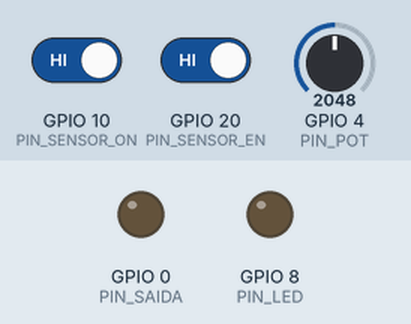
This sketch was run on a simulated ESP32-C3. Shown: output pins drawn as LEDs (lit = HIGH). The test bench sets the inputs (shaded band); at power-on: GPIO 10 (PIN_SENSOR_ON) HIGH, GPIO 20 (PIN_SENSOR_EN) HIGH, GPIO 4 (PIN_POT) = 2048.

Above: at 1.3 s.
1.4 s: GPIO 10 (PIN_SENSOR_ON) driven LOW
At 2.0 s:
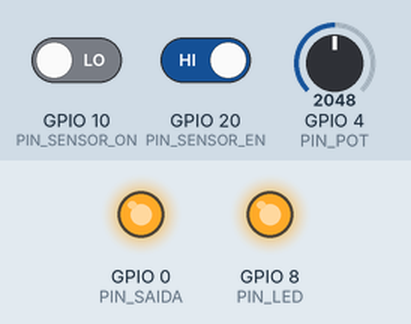
2.9 s: GPIO 20 (PIN_SENSOR_EN) driven LOW
At 4.2 s:
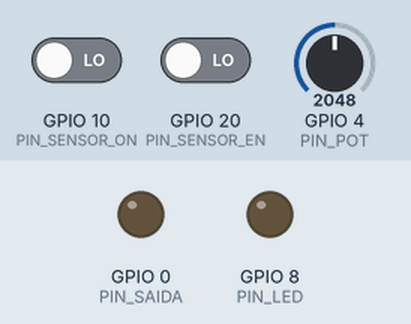
Timing chart, 0 to 5.9 s (numbered marks = the images above; inputs shaded):
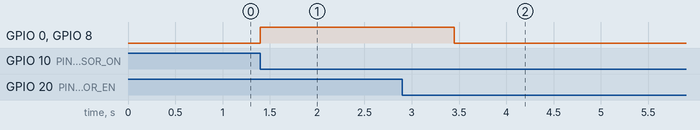

The sketch:

esp32_controle_v2.ino
```cpp
// =============================================================
//  ESP32-C3 — Controle Industrial Robusto
//  Versão: 2.1.0
//
//  Alterações v2.1.0:
//    - configurarWatchdog(): atualizado para API do ESP-IDF 5.x
//      (Arduino Core 3.x). A função esp_task_wdt_init() passou a
//      receber um ponteiro para esp_task_wdt_config_t em vez de
//      dois parâmetros avulsos (timeout + panic).
//    - desativarRadio(): corrigida sequência de desligamento WiFi
//      para o Core 3.x: segundo parâmetro 'true' em disconnect()
//      apaga credenciais do NVS e evita tentativa de reconexão.
//      btStop() protegido com #ifdef CONFIG_BT_ENABLED para não
//      gerar warning em builds sem BLE habilitado.
//    - Demais funções: sem alterações (auditoria confirmou OK).
//
//  Melhorias herdadas da v2.0.0:
//    - WiFi e Bluetooth completamente desativados
//    - Watchdog por hardware com reset por pânico (5s)
//    - Máquina de estados com ações de entrada explícitas
//    - Debounce implementado na própria ISR
//    - Timeout de segurança no estado LIGADO
//    - Leitura do potenciômetro com taxa controlada
//    - Detecção de reset por WDT (pisca LED ao reiniciar)
//    - Yield cooperativo para o RTOS
// =============================================================

#include <Arduino.h>
#include <WiFi.h>            // Necessário apenas para desligar o rádio
#include <esp_task_wdt.h>    // Watchdog por hardware
#include <esp_system.h>      // esp_reset_reason()

// -------------------------------------------------------------
//  PARÂMETROS — ajuste conforme a aplicação
// -------------------------------------------------------------

// Watchdog: se o loop() não responder em X segundos → reset
#define WDT_TIMEOUT_S          5

// Timeout de segurança: se ficar em LIGADO sem receber o sinal
// de disable por mais de X ms, volta para IDLE por segurança.
// Ajuste para ser maior que o ciclo máximo da máquina.
#define TIMEOUT_LIGADO_MS  30000UL

// Debounce mínimo dos sensores (filtro na própria ISR)
#define DEBOUNCE_MS            5UL

// Intervalo de leitura do potenciômetro (ms)
// Não lê a cada iteração — evita ruído e poupa CPU
#define POT_INTERVALO_MS     200UL

// Limites de delay ajustável pelo potenciômetro
#define DELAY_MIN_MS         100
#define DELAY_MAX_MS        1000

// -------------------------------------------------------------
//  PINOS
// -------------------------------------------------------------
#define PIN_SENSOR_ON   10   // Sensor indutivo: borda de subida aciona saída
#define PIN_SENSOR_EN   20   // Sensor de presença: borda de descida inicia disable
#define PIN_LED          8   // LED de status onboard
#define PIN_SAIDA        0   // Saída de controle (relé, optoacoplador, etc.)
#define PIN_POT          4   // Potenciômetro de ajuste de delay (ADC)

// -------------------------------------------------------------
//  MÁQUINA DE ESTADOS
// -------------------------------------------------------------
typedef enum {
    EST_IDLE,              // Saída desligada, aguardando sensor ON
    EST_LIGADO,            // Saída ligada, aguardando sensor EN
    EST_AGUARDA_DESLIGAR   // Saída ligada, temporizando antes de desligar
} Estado_t;

const char* nomeEstado[] = { "IDLE", "LIGADO", "AGUARDA_DESLIGAR" };

// -------------------------------------------------------------
//  VARIÁVEIS GLOBAIS
// -------------------------------------------------------------

// Flags de eventos — escritas pelas ISRs, lidas e zeradas no loop
volatile bool     g_flagOn = false;
volatile bool     g_flagEn = false;

// Timestamps das últimas bordas (para debounce na ISR)
volatile uint32_t g_tsUltOn = 0;
volatile uint32_t g_tsUltEn = 0;

// Estado atual da máquina
Estado_t g_estado   = EST_IDLE;
uint32_t g_tsEntrou = 0;       // millis() quando entrou no estado atual

// Delay ajustável (ms) — atualizado periodicamente pelo pot
uint32_t g_delayMs    = 500;
uint32_t g_tsUltPot   = 0;

// =============================================================
//  ISRs — executadas em hardware, nunca perdem bordas
// =============================================================

void IRAM_ATTR isr_sensorOn() {
    uint32_t agora = millis();
    // Só aceita se EN estiver inativo E passou o tempo de debounce
    if (digitalRead(PIN_SENSOR_EN) == HIGH &&
        (agora - g_tsUltOn) >= DEBOUNCE_MS) {
        g_flagOn  = true;
        g_tsUltOn = agora;
    }
}

void IRAM_ATTR isr_sensorEn() {
    uint32_t agora = millis();
    if ((agora - g_tsUltEn) >= DEBOUNCE_MS) {
        g_flagEn  = true;
        g_tsUltEn = agora;
    }
}

// =============================================================
//  FUNÇÕES AUXILIARES
// =============================================================

// Desliga completamente WiFi e Bluetooth
// ── ALTERAÇÃO v2.1.0 ─────────────────────────────────────────
// WiFi.disconnect() agora recebe segundo parâmetro 'true' para
// apagar credenciais salvas no NVS (novo comportamento do Core 3.x
// que tenta reconectar automaticamente se as credenciais persistirem).
// btStop() protegido com #ifdef: o ESP32-C3 só tem BLE, e em algumas
// configurações de build o controlador BT não está habilitado —
// chamar btStop() sem BT habilitado gera warning no Core 3.x.
// ─────────────────────────────────────────────────────────────
void desativarRadio() {
    WiFi.disconnect(true, true); // true, true = desliga + apaga NVS
    WiFi.mode(WIFI_OFF);
#ifdef CONFIG_BT_ENABLED
    btStop();
#endif
}

// Configura watchdog por hardware
// ── ALTERAÇÃO v2.1.0 ─────────────────────────────────────────
// No ESP-IDF 5.x (Arduino Core 3.x) a assinatura de
// esp_task_wdt_init() mudou: em vez de (uint32_t, bool), recebe
// um ponteiro para esp_task_wdt_config_t com os campos:
//   .timeout_ms     — timeout em milissegundos (era em segundos)
//   .idle_core_mask — bitmask dos cores monitorados no idle
//                     ESP32-C3 tem apenas core 0, logo bit 0 = 0x01
//   .trigger_panic  — true = reset imediato ao estourar
// A chamada esp_task_wdt_add(NULL) permanece igual: inscreve a
// task atual (loop) no watchdog.
// ─────────────────────────────────────────────────────────────
void configurarWatchdog() {
    esp_task_wdt_config_t wdt_config = {
        .timeout_ms     = WDT_TIMEOUT_S * 1000U,  // converte s → ms
        .idle_core_mask = (1 << 0),                // ESP32-C3: somente core 0
        .trigger_panic  = true                     // reset imediato no estouro
    };
    esp_task_wdt_init(&wdt_config);
    esp_task_wdt_add(NULL); // inscreve a task atual (loop)
}

// Lê e mapeia o potenciômetro para o intervalo de delay
uint32_t lerPotenciometro() {
    int raw = analogRead(PIN_POT);
    return (uint32_t) map(raw, 0, 4095, DELAY_MIN_MS, DELAY_MAX_MS);
}

// Controla as saídas físicas
void setarSaida(bool ligado) {
    digitalWrite(PIN_LED,    ligado ? HIGH : LOW);
    digitalWrite(PIN_SAIDA,  ligado ? HIGH : LOW);
}

// Transição de estado: atualiza o estado e executa ação de entrada
void entrarEstado(Estado_t novo) {
    g_estado   = novo;
    g_tsEntrou = millis();

    switch (novo) {
        case EST_IDLE:
            setarSaida(false);
            break;

        case EST_LIGADO:
            setarSaida(true);
            break;

        case EST_AGUARDA_DESLIGAR:
            setarSaida(true); // saída permanece ligada durante temporização
            break;
    }
}

// Pisca o LED N vezes — usado para indicar reset por WDT
void piscarLED(int vezes, int ms) {
    for (int i = 0; i < vezes * 2; i++) {
        digitalWrite(PIN_LED, i % 2 == 0 ? HIGH : LOW);
        delay(ms);
    }
    digitalWrite(PIN_LED, LOW);
}

// =============================================================
//  SETUP
// =============================================================
void setup() {

    // 1. Desativa rádio imediatamente — antes de qualquer outra coisa
    desativarRadio();

    // 2. Configura pinos
    pinMode(PIN_SENSOR_ON, INPUT_PULLUP);
    pinMode(PIN_SENSOR_EN, INPUT_PULLUP);
    pinMode(PIN_LED,        OUTPUT);
    pinMode(PIN_SAIDA,      OUTPUT);

    // 3. Garante saída em estado seguro (desligado)
    setarSaida(false);

    // 4. Diagnóstico: verifica motivo do último reset
    //    3 piscadas rápidas = o WDT atuou e resetou o dispositivo
    esp_reset_reason_t motivo = esp_reset_reason();
    if (motivo == ESP_RST_TASK_WDT || motivo == ESP_RST_WDT || motivo == ESP_RST_INT_WDT) {
        piscarLED(3, 80); // aviso visual de reset por WDT
        delay(500);
    }

    // 5. Estabilização elétrica — pull-ups e alimentação assentam
    delay(100);

    // 6. Pulso inicial: se EN já estiver ativo na energização,
    //    gera pulso de 500ms e volta para estado seguro
    if (digitalRead(PIN_SENSOR_EN) == LOW) {
        setarSaida(true);
        delay(500);
        setarSaida(false);
    }

    // 7. Leitura inicial do potenciômetro
    g_delayMs  = lerPotenciometro();
    g_tsUltPot = millis();

    // 8. Ativa interrupções de hardware
    attachInterrupt(digitalPinToInterrupt(PIN_SENSOR_ON), isr_sensorOn, FALLING);
    attachInterrupt(digitalPinToInterrupt(PIN_SENSOR_EN), isr_sensorEn, FALLING);

    // 9. Configura e ativa watchdog — SEMPRE por último no setup
    configurarWatchdog();
}

// =============================================================
//  LOOP PRINCIPAL
// =============================================================
void loop() {

    // ── 1. ALIMENTA O WATCHDOG ───────────────────────────────
    // Se esta linha não for executada em WDT_TIMEOUT_S segundos
    // o hardware reseta o ESP32 automaticamente.
    esp_task_wdt_reset();

    // ── 2. ATUALIZA DELAY DO POT (taxa controlada) ───────────
    uint32_t agora = millis();
    if (agora - g_tsUltPot >= POT_INTERVALO_MS) {
        // Não altera delay no meio de uma temporização ativa
        if (g_estado != EST_AGUARDA_DESLIGAR) {
            g_delayMs = lerPotenciometro();
        }
        g_tsUltPot = agora;
    }

    // ── 3. LÊ E LIMPA FLAGS ATOMICAMENTE ────────────────────
    noInterrupts();
    bool gotOn = g_flagOn;
    bool gotEn = g_flagEn;
    g_flagOn   = false;
    g_flagEn   = false;
    interrupts();

    // ── 4. MÁQUINA DE ESTADOS ───────────────────────────────
    switch (g_estado) {

        // -------------------------------------------------
        case EST_IDLE:
        // -------------------------------------------------
            if (gotOn) {
                entrarEstado(EST_LIGADO);
            }
            break;

        // -------------------------------------------------
        case EST_LIGADO:
        // -------------------------------------------------
            if (gotOn) {
                // Re-trigger: renova o timeout de segurança
                g_tsEntrou = millis();

            } else if (gotEn) {
                entrarEstado(EST_AGUARDA_DESLIGAR);

            } else if (millis() - g_tsEntrou >= TIMEOUT_LIGADO_MS) {
                // Segurança: ficou ligado sem receber EN por tempo demais
                // Volta para IDLE para não deixar a máquina ligada indefinidamente
                entrarEstado(EST_IDLE);
            }
            break;

        // -------------------------------------------------
        case EST_AGUARDA_DESLIGAR:
        // -------------------------------------------------
            if (gotOn) {
                // Novo ciclo chegou antes de terminar a temporização
                entrarEstado(EST_LIGADO);

            } else if (millis() - g_tsEntrou >= g_delayMs) {
                entrarEstado(EST_IDLE);
            }
            break;
    }

    // ── 5. YIELD COOPERATIVO ────────────────────────────────
    // Cede 1ms ao RTOS para que tarefas de sistema (idle, WDT, etc.)
    // possam executar. Com interrupções ativas, nenhum evento é perdido
    // durante este delay.
    delay(1);
}
```

Measured:
- after the input at 1.4 s, GPIO 0 (PIN_SAIDA), GPIO 8 (PIN_LED): LOW → HIGH at once
- after the input at 2.9 s, GPIO 0 (PIN_SAIDA), GPIO 8 (PIN_LED): HIGH → LOW after 0.55 s
